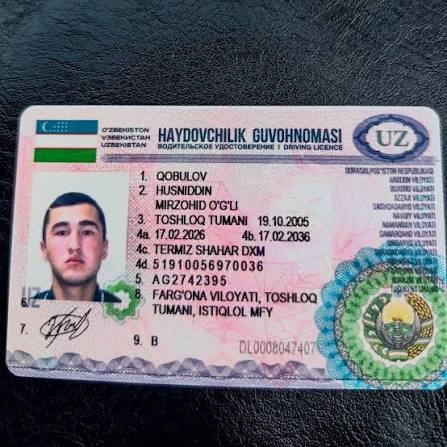
#> input picture assets/samples/driving_license/test_license.jpg, 447 x 447 px, found by its file name
$ python auto_canonicalize_license.py
#> lines starting #> are read from the running program, lines starting #| are printed output that depends on the picture; after the words box and inside, x2 and y2 are one past the last pixel; in counts of white or black regions, pixels touching at a corner belong together
import os

import cv2
import numpy as np


# =========================================================
# CONFIG
# =========================================================

IMAGE_PATH = "assets/samples/driving_license/test_license.jpg"

OUTPUT_DIR = "outputs/experiments/alignment/auto_canonicalize"

CANONICAL_WIDTH = 1000
CANONICAL_HEIGHT = 630

# Our expected canonical aspect ratio.
TARGET_ASPECT_RATIO = CANONICAL_WIDTH / CANONICAL_HEIGHT

# Ignore very small contours.
MIN_DOCUMENT_AREA_RATIO = 0.15


# =========================================================
# POINT ORDERING
# =========================================================


def order_points(
    points: np.ndarray,
) -> np.ndarray:
    """
    Order four points as:

        top-left
        top-right
        bottom-right
        bottom-left
    """

    points = points.astype(np.float32)

    ordered = np.zeros(
        (4, 2),
        dtype=np.float32,
    )

    point_sum = points.sum(axis=1)

    point_diff = np.diff(
        points,
        axis=1,
    ).reshape(-1)

    ordered[0] = points[np.argmin(point_sum)]

    ordered[2] = points[np.argmax(point_sum)]

    ordered[1] = points[np.argmin(point_diff)]

    ordered[3] = points[np.argmax(point_diff)]

    return ordered


# =========================================================
# QUADRILATERAL HELPERS
# =========================================================


def distance(
    point_a: np.ndarray,
    point_b: np.ndarray,
) -> float:

    return float(np.linalg.norm(point_a - point_b))


def quadrilateral_aspect_ratio(
    points: np.ndarray,
) -> float:
    """
    Estimate the aspect ratio of a detected
    quadrilateral.

    Uses the average top/bottom width and
    left/right height.
    """

    tl, tr, br, bl = order_points(points)

    top_width = distance(
        tl,
        tr,
    )

    bottom_width = distance(
        bl,
        br,
    )

    left_height = distance(
        tl,
        bl,
    )

    right_height = distance(
        tr,
        br,
    )

    average_width = (top_width + bottom_width) / 2

    average_height = (left_height + right_height) / 2

    if average_height == 0:
        return 0.0

    ratio = average_width / average_height

    # Handle 90-degree orientation.
    if ratio < 1:
        ratio = 1 / ratio

    return ratio


# =========================================================
# DOCUMENT DETECTION
# =========================================================


def detect_document(
    image: np.ndarray,
):
    """
    Try to detect the driving licence boundary.

    Returns:

        corners,
        edges,
        debug_contours

    corners is None when detection fails.
    """

    image_height, image_width = image.shape[:2]

    image_area = image_width * image_height

    # ---------------------------------------------
    # 1. Grayscale
    # ---------------------------------------------

    gray = cv2.cvtColor(
        image,
        cv2.COLOR_BGR2GRAY,
    )

    # ---------------------------------------------
    # 2. Blur
    #
    # Reduces small texture/noise before Canny.
    # ---------------------------------------------

    blurred = cv2.GaussianBlur(
        gray,
        (5, 5),
        0,
    )

    # ---------------------------------------------
    # 3. Detect edges
    # ---------------------------------------------

    edges = cv2.Canny(
        blurred,
        50,
        150,
    )

    # ---------------------------------------------
    # 4. Close small gaps in licence border
    # ---------------------------------------------

    kernel = cv2.getStructuringElement(
        cv2.MORPH_RECT,
        (5, 5),
    )

    edges_closed = cv2.morphologyEx(
        edges,
        cv2.MORPH_CLOSE,
        kernel,
        iterations=2,
    )

    # ---------------------------------------------
    # 5. Find external contours
    # ---------------------------------------------

    contours, _ = cv2.findContours(
        edges_closed,
        cv2.RETR_EXTERNAL,
        cv2.CHAIN_APPROX_SIMPLE,
    )

    # Largest first.
    contours = sorted(
        contours,
        key=cv2.contourArea,
        reverse=True,
    )

    debug = image.copy()

    best_corners = None
    best_score = float("-inf")

    # ---------------------------------------------
    # 6. Inspect largest contours
    # ---------------------------------------------

    for contour in contours[:20]:
        contour_area = cv2.contourArea(contour)

        area_ratio = contour_area / image_area

        # Licence should occupy a meaningful
        # portion of the photograph.
        if area_ratio < MIN_DOCUMENT_AREA_RATIO:
            continue

        perimeter = cv2.arcLength(
            contour,
            True,
        )

        # Approximate contour as polygon.
        polygon = cv2.approxPolyDP(
            contour,
            0.02 * perimeter,
            True,
        )

        # We want exactly four corners.
        if len(polygon) != 4:
            continue

        if not cv2.isContourConvex(polygon):
            continue

        corners = polygon.reshape(
            4,
            2,
        ).astype(np.float32)

        aspect_ratio = quadrilateral_aspect_ratio(corners)

        # -----------------------------------------
        # Score candidate
        #
        # Prefer:
        # 1. Large contours
        # 2. Aspect ratio close to canonical ratio
        # -----------------------------------------

        aspect_error = abs(aspect_ratio - TARGET_ASPECT_RATIO)

        score = area_ratio * 10 - aspect_error

        # Draw all accepted candidate quadrilaterals
        # in yellow for debugging.
        cv2.polylines(
            debug,
            [corners.astype(np.int32)],
            True,
            (0, 255, 255),
            2,
        )

        if score > best_score:
            best_score = score
            best_corners = corners

    # ---------------------------------------------
    # Draw selected document
    # ---------------------------------------------

    if best_corners is not None:
        cv2.polylines(
            debug,
            [best_corners.astype(np.int32)],
            True,
            (0, 255, 0),
            5,
        )

        ordered = order_points(best_corners)

        labels = [
            "TL",
            "TR",
            "BR",
            "BL",
        ]

        for point, label in zip(
            ordered,
            labels,
        ):
            x, y = map(
                int,
                point,
            )

            cv2.circle(
                debug,
                (x, y),
                7,
                (0, 0, 255),
                -1,
            )

            cv2.putText(
                debug,
                label,
                (
                    x + 10,
                    y,
                ),
                cv2.FONT_HERSHEY_SIMPLEX,
                0.7,
                (0, 0, 255),
                2,
                cv2.LINE_AA,
            )

    return (
        best_corners,
        edges_closed,
        debug,
    )


# =========================================================
# PERSPECTIVE WARP
# =========================================================


def warp_document(
    image: np.ndarray,
    corners: np.ndarray,
) -> np.ndarray:
    """
    Warp detected licence to fixed canonical size.
    """

    source = order_points(corners)

    destination = np.array(
        [
            [
                0,
                0,
            ],
            [
                CANONICAL_WIDTH - 1,
                0,
            ],
            [
                CANONICAL_WIDTH - 1,
                CANONICAL_HEIGHT - 1,
            ],
            [
                0,
                CANONICAL_HEIGHT - 1,
            ],
        ],
        dtype=np.float32,
    )

    transform = cv2.getPerspectiveTransform(
        source,
        destination,
    )

    canonical = cv2.warpPerspective(
        image,
        transform,
        (
            CANONICAL_WIDTH,
            CANONICAL_HEIGHT,
        ),
    )

    return canonical


# =========================================================
# MAIN
# =========================================================


def main():

    os.makedirs(
        OUTPUT_DIR,
        exist_ok=True,
    )

    # ---------------------------------------------
    # Load original photograph
    # ---------------------------------------------

    image = cv2.imread(IMAGE_PATH)
#> image is the input picture: shape (447, 447, 3); mean B, G, R 121.7, 113.6, 114.3

    if image is None:
        raise FileNotFoundError(f"Could not load: {IMAGE_PATH}")

    # ---------------------------------------------
    # Detect licence
    # ---------------------------------------------

    (
        corners,
        edges,
        detection_debug,
    ) = detect_document(image)
#> in detect_document, `blurred = cv2.GaussianBlur( gray, (5, 5), 0, )`:
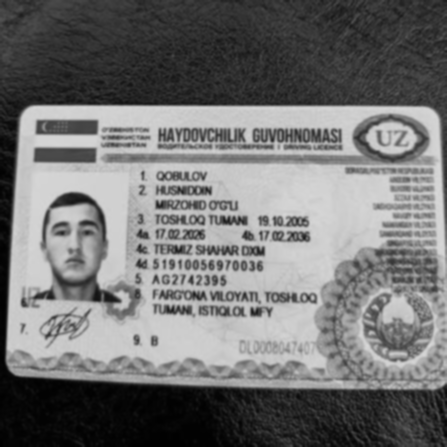
#> blurred: shape (447, 447); min 1, max 216, mean 114.7
#> in detect_document, `edges = cv2.Canny( blurred, 50, 150, )`:
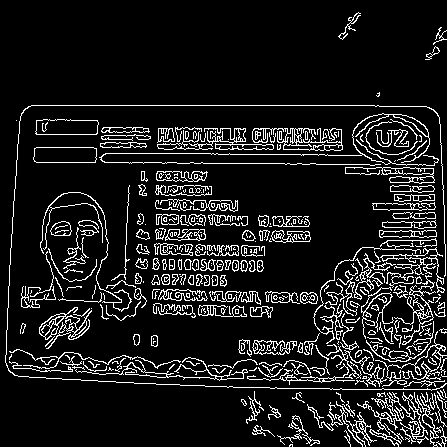
#> edges: shape (447, 447); 10.9% white in thin lines or dots
#> in detect_document, `edges_closed = cv2.morphologyEx( edges, cv2.MORPH_CLOSE, kernel, itera..`:
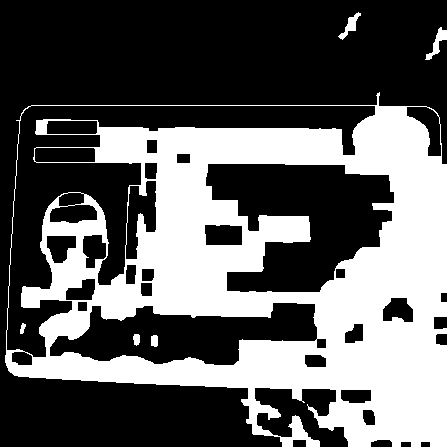
#> edges_closed: shape (447, 447); 37.6% white; 6 white regions
#> in detect_document, `contours, _ = cv2.findContours( edges_closed, cv2.RETR_EXTERNAL, cv2.C..`: contours = 3 contours; box (x1, y1, x2, y2) and area: (5, 92, 447, 447) 128086, (425, 27, 447, 60) 194, (338, 12, 361, 40) 170
#> the loop in detect_document, `for contour in contours[:20]:` made 3 passes
#> (contour_area, area_ratio, perimeter, top_width in quadrilateral_aspect_ratio, bottom_width in quadrilateral_aspect_ratio) on pass 1: (128085.5, 0.641, 2106.5, 409.1, 444.5)
#> (contour_area, area_ratio) on passes 2 to 3: (194.5, 0.000973), (169.5, 0.000848)
#> after the loop in detect_document, `for contour in contours[:20]:`:
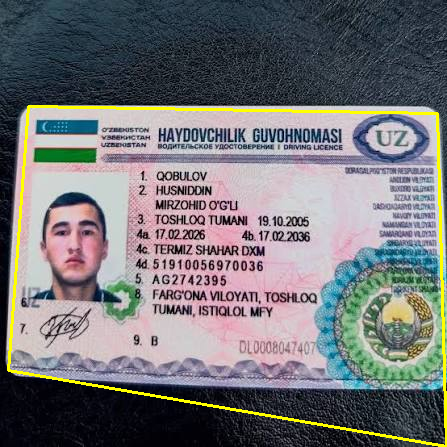
#> debug: shape (447, 447, 3); 2.15% of pixels changed, all inside (x1, y1, x2, y2) = (7, 105, 447, 447)
#> after the loop in detect_document, `for contour in contours[:20]:`: best_score = 6.25
#> in detect_document, `cv2.polylines( debug, [best_corners.astype(np.int32)], True, (0, 255, ..`:
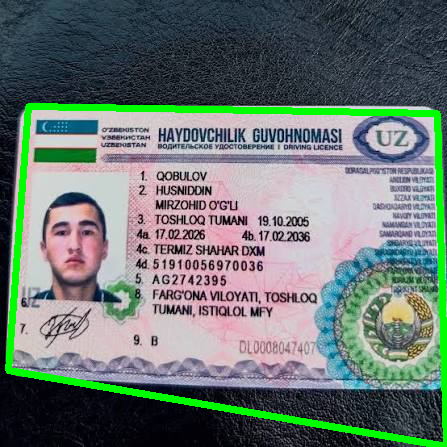
#> debug: shape (447, 447, 3); 5% of pixels changed, all inside (x1, y1, x2, y2) = (5, 103, 447, 447)
#> in detect_document, `ordered = order_points(best_corners)`: ordered = [[28, 106], [437, 113], [446, 446], [8, 370]]
#> the loop in detect_document, `for point, label in zip( ordered, labels, ):` made 4 passes
#> after the loop in detect_document, `for point, label in zip(`:
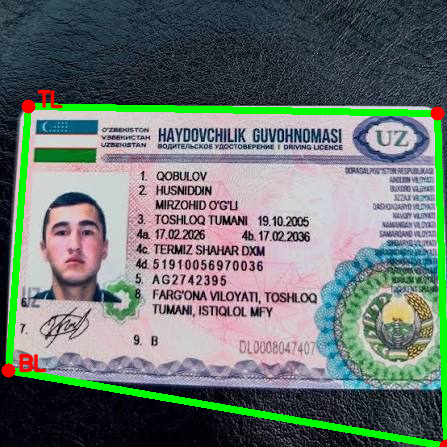
#> debug: shape (447, 447, 3); 0.58% of pixels changed, all inside (x1, y1, x2, y2) = (1, 89, 447, 447)
#> corners = [[437, 113], [28, 106], [8, 370], [446, 446]]

    # ---------------------------------------------
    # Save edge-detection debug image
    # ---------------------------------------------

    edges_path = os.path.join(
        OUTPUT_DIR,
        "01_edges.jpg",
    )

    cv2.imwrite(
        edges_path,
        edges,
    )

    # ---------------------------------------------
    # Save document detection visualization
    # ---------------------------------------------

    detection_path = os.path.join(
        OUTPUT_DIR,
        "02_document_detection.jpg",
    )

    cv2.imwrite(
        detection_path,
        detection_debug,
    )

    # ---------------------------------------------
    # Fail clearly when no licence is found
    # ---------------------------------------------

    if corners is None:
        print()
        print("=" * 60)
        print("DOCUMENT DETECTION FAILED")
        print("=" * 60)

        print("No suitable 4-corner document was detected.")

        print()
        print(f"Inspect edges: {edges_path}")

        print(f"Inspect detection: {detection_path}")

        return

    # ---------------------------------------------
    # Perspective warp
    # ---------------------------------------------

    canonical = warp_document(
        image,
        corners,
    )
#> in warp_document, `source = order_points(corners)`: source = [[28, 106], [437, 113], [446, 446], [8, 370]]
#> in warp_document, `destination = np.array( [ [ 0, 0, ], [ CANONICAL_WIDTH - 1, 0, ], [ CA..`: destination = [[0, 0], [999, 0], [999, 629], [0, 629]]
#> in warp_document, `transform = cv2.getPerspectiveTransform( source, destination, )`: transform = [[3.17, 0.24, -114.3], [-0.0456, 2.66, -281.1], [0.000609, 0.00031, 1]]
#> in warp_document, `canonical = cv2.warpPerspective( image, transform, ( CANONICAL_WIDTH, ..`:
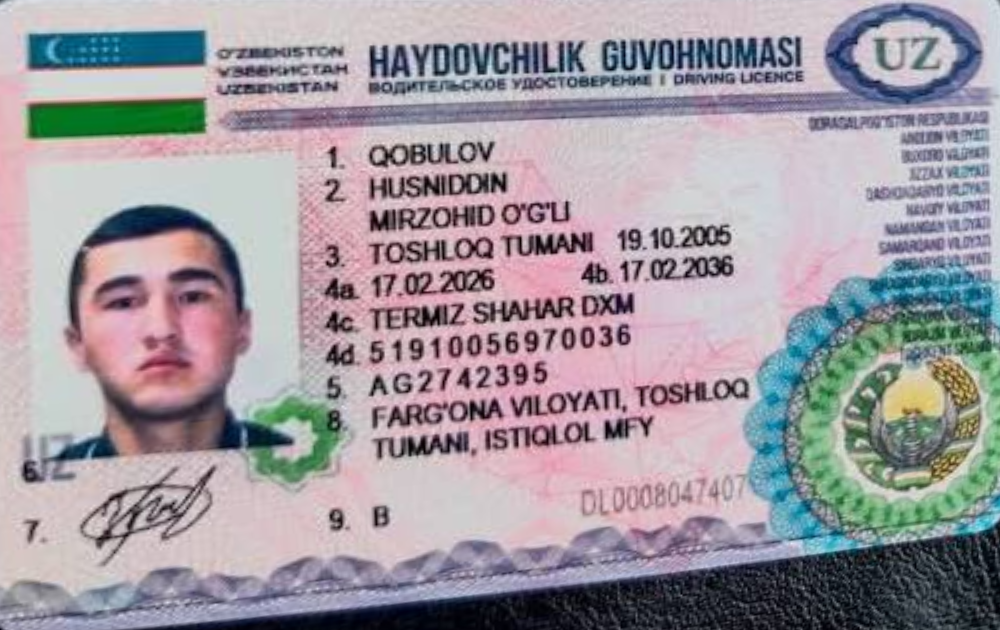
#> canonical: shape (630, 1000, 3); mean B, G, R 160.3, 153.1, 160

    canonical_path = os.path.join(
        OUTPUT_DIR,
        "03_license_canonical.jpg",
    )

    cv2.imwrite(
        canonical_path,
        canonical,
    )

    # ---------------------------------------------
    # Output
    # ---------------------------------------------

    print()
    print("=" * 60)
    print("DOCUMENT DETECTED")
    print("=" * 60)

    print(f"Edges:      {edges_path}")

    print(f"Detection:  {detection_path}")

    print(f"Canonical:  {canonical_path}")

    print()

    print("Detected corners:")

    for label, point in zip(
        [
            "TL",
            "TR",
            "BR",
            "BL",
        ],
        order_points(corners),
    ):
        print(f"  {label}: ({point[0]:.1f}, {point[1]:.1f})")
#> this loop made 4 passes
#|   TL: (28.0, 106.0)
#|   TR: (437.0, 113.0)
#|   BR: (446.0, 446.0)
#|   BL: (8.0, 370.0)


if __name__ == "__main__":
    main()

$ run again, with annotation_input/driving_licenses/test_license_canonical.jpg copied over assets/samples/driving_license/test_license.jpg
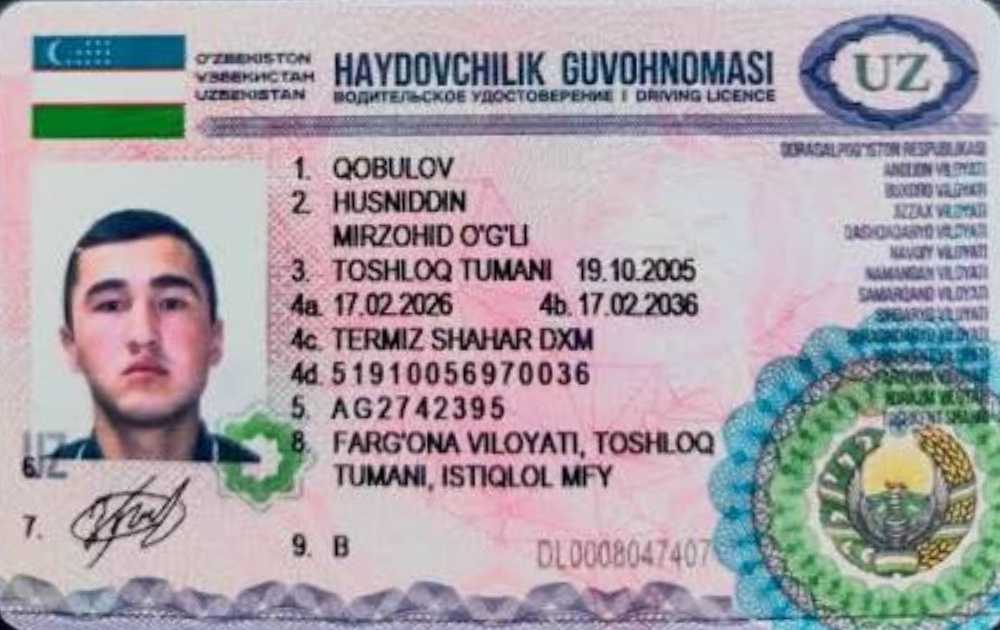
#> input picture annotation_input/driving_licenses/test_license_canonical.jpg, 1000 x 630 px, found by its file name
#> in main, image is the input picture: shape (630, 1000, 3); mean B, G, R 168.5, 161.7, 168.6
#> in detect_document, `edges = cv2.Canny( blurred, 50, 150, )`:
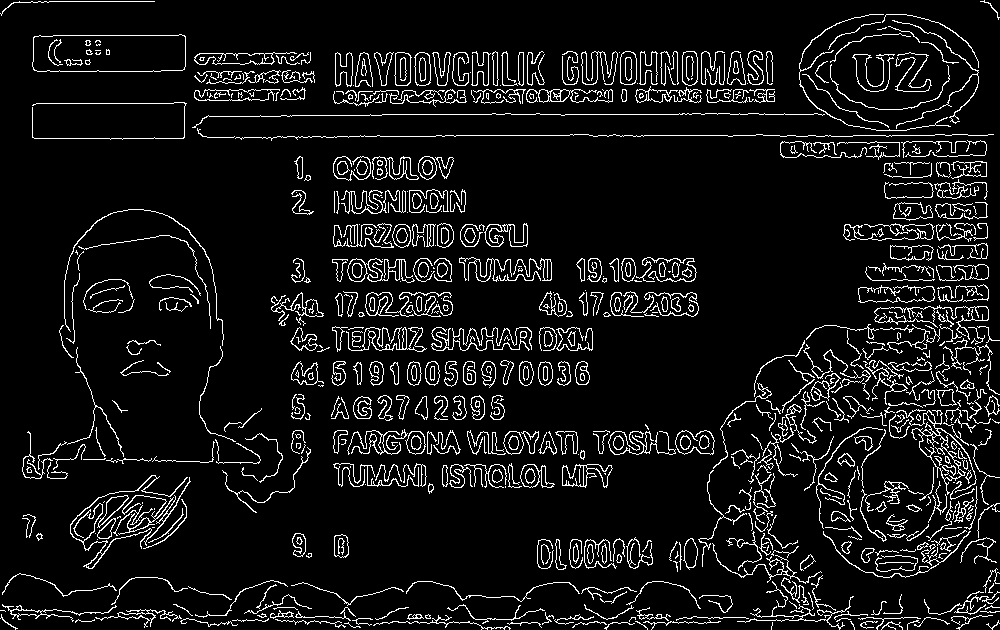
#> edges: shape (630, 1000); 8% white in thin lines or dots
#> in detect_document, `edges_closed = cv2.morphologyEx( edges, cv2.MORPH_CLOSE, kernel, itera..`:
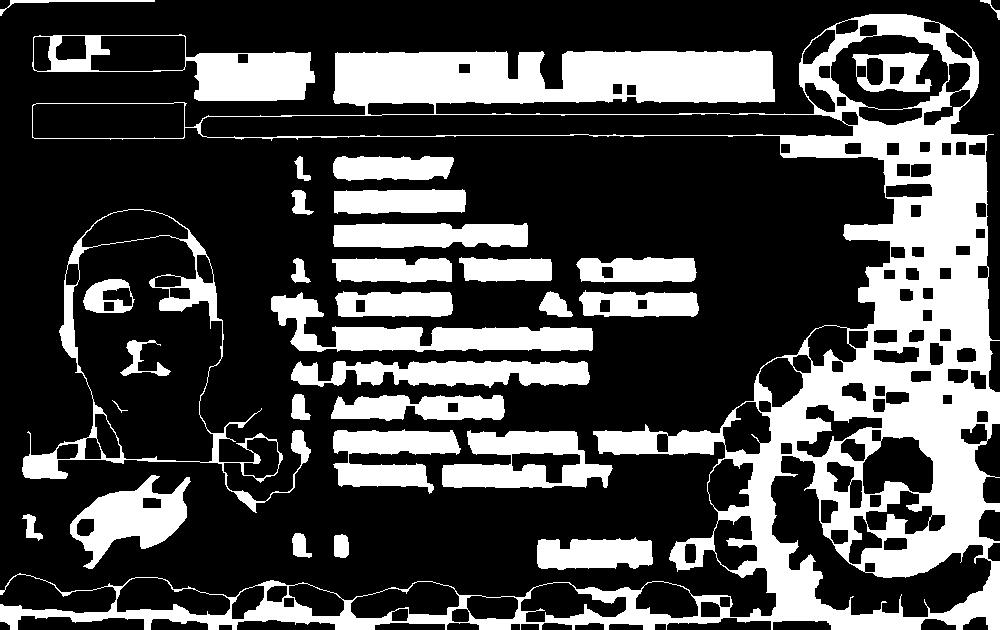
#> edges_closed: shape (630, 1000); 28.7% white; 32 white regions
#> contours = 28 contours; largest, box (x1, y1, x2, y2) and area: (0, 14, 1000, 630) 181096, (22, 209, 311, 513) 36040, (32, 34, 315, 101) 10712, (271, 292, 593, 352) 6752, (442, 430, 613, 488) 6586
#> the loop in detect_document, `for contour in contours[:20]:` made 20 passes
#> (contour_area, area_ratio) on passes 2 to 9: (36040, 0.0572), (10712, 0.017), (6751.5, 0.0107), (6586.5, 0.0105), (5419.5, 0.0086), (5280, 0.00838), (4460, 0.00708), (4058, 0.00644)
#> after the loop in detect_document, `for contour in contours[:20]:`: best_score = -inf
